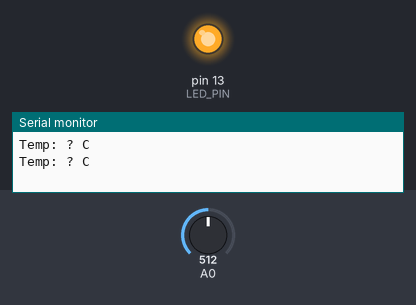
This sketch was run on a simulated Arduino Uno, built with avr-gcc and run on an emulated ATmega328P. On the bench: output pins drawn as LEDs (lit = HIGH), the last lines printed to the serial monitor. The test bench sets the inputs (shaded band); at power-on: A0 = 512.

Above: at 1.8 s.
1.9 s: A0 set to 66
3.4 s: A0 set to 55
At 5.2 s:
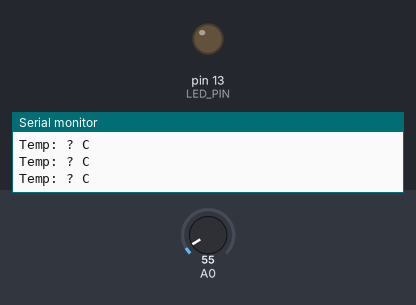
5.5 s: A0 set to 122
At 7.2 s:
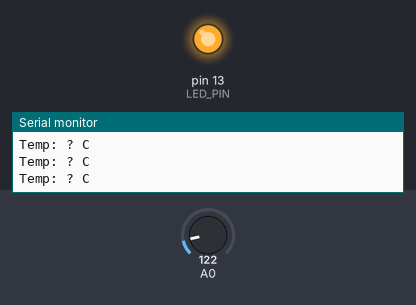
7.5 s: A0 set to 20
At 8.4 s:
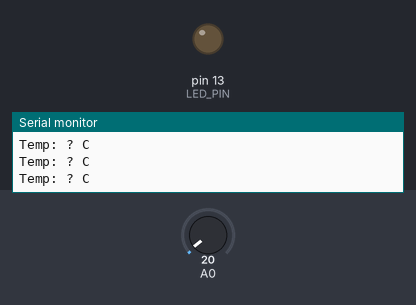
Timing chart, 0 to 10.5 s (numbered marks = the images above; inputs shaded):
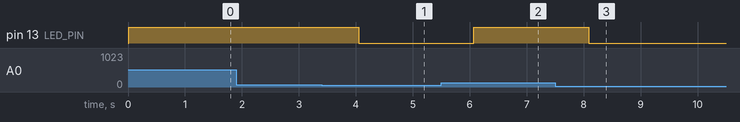

Measured:
- the behaviour switches between 62 and 61 on A0 (found by bisection; images 0 and 1)
- after the input at 3.4 s, pin 13 (LED_PIN): HIGH → LOW after 0.65 s
- after the input at 5.5 s, pin 13 (LED_PIN): LOW → HIGH after 0.57 s
- after the input at 7.5 s, pin 13 (LED_PIN): HIGH → LOW after 0.59 s

The sketch:

sketch_aug12b.ino
```cpp
#include <avr/io.h>
#include <util/delay.h>
#include <stdio.h>

#define LED_PIN PB5 // Arduino pin 13

void UART_init(unsigned int ubrr) {
    UBRR0H = (unsigned char)(ubrr >> 8);
    UBRR0L = (unsigned char)ubrr;
    UCSR0B = (1 << TXEN0);                 // Enable transmitter
    UCSR0C = (1 << UCSZ01) | (1 << UCSZ00); // 8-bit data
}

void UART_transmit(char data) {
    while (!(UCSR0A & (1 << UDRE0)));
    UDR0 = data;
}

void UART_print(char *str) {
    while (*str) {
        UART_transmit(*str++);
    }
}

void ADC_init() {
    ADMUX = (1 << REFS0); // AVcc reference, ADC0
    ADCSRA = (1 << ADEN) | (1 << ADPS2) | (1 << ADPS1) | (1 << ADPS0); // Enable ADC, prescaler 128
}

uint16_t ADC_read(uint8_t channel) {
    ADMUX = (ADMUX & 0xF0) | (channel & 0x0F);
    ADCSRA |= (1 << ADSC);
    while (ADCSRA & (1 << ADSC));
    return ADC;
}

int main(void) {
    char buffer[20];
    uint16_t adc_value;
    float temperature;

    DDRB |= (1 << LED_PIN); // Set LED pin as output
    UART_init(103); // Baud rate 9600 (F_CPU=16MHz)
    ADC_init();

    while (1) {
        adc_value = ADC_read(0); // LM35 on A0
        temperature = (adc_value * 5.0 * 100.0) / 1024.0; // °C
        sprintf(buffer, "Temp: %.2f C\r\n", temperature);
        UART_print(buffer);

        if (temperature > 30.0) {
            PORTB |= (1 << LED_PIN); // Turn on LED
        } else {
            PORTB &= ~(1 << LED_PIN); // Turn off LED
        }

        _delay_ms(1000);
    }
}
```
